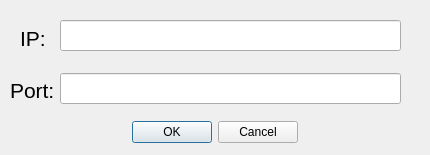
<?xml version="1.0" encoding="UTF-8"?>
<ui version="4.0">
 <class>connectDialog</class>
 <widget class="QDialog" name="connectDialog">
  <property name="geometry">
   <rect>
    <x>0</x>
    <y>0</y>
    <width>430</width>
    <height>155</height>
   </rect>
  </property>
  <property name="windowTitle">
   <string>Dialog</string>
  </property>
  <widget class="QLineEdit" name="ip_addr">
   <property name="geometry">
    <rect>
     <x>60</x>
     <y>20</y>
     <width>341</width>
     <height>31</height>
    </rect>
   </property>
   <property name="font">
    <font>
     <pointsize>16</pointsize>
     <bold>false</bold>
    </font>
   </property>
   <property name="whatsThis">
    <string>IP</string>
   </property>
   <property name="inputMask">
    <string/>
   </property>
   <property name="text">
    <string/>
   </property>
   <property name="clearButtonEnabled">
    <bool>false</bool>
   </property>
  </widget>
  <widget class="QLineEdit" name="port">
   <property name="geometry">
    <rect>
     <x>60</x>
     <y>73</y>
     <width>341</width>
     <height>31</height>
    </rect>
   </property>
   <property name="font">
    <font>
     <pointsize>16</pointsize>
     <bold>false</bold>
     <strikeout>false</strikeout>
     <kerning>false</kerning>
    </font>
   </property>
   <property name="text">
    <string/>
   </property>
   <property name="cursorPosition">
    <number>0</number>
   </property>
  </widget>
  <widget class="QDialogButtonBox" name="buttonBox">
   <property name="geometry">
    <rect>
     <x>132</x>
     <y>120</y>
     <width>166</width>
     <height>24</height>
    </rect>
   </property>
   <property name="standardButtons">
    <set>QDialogButtonBox::StandardButton::Cancel|QDialogButtonBox::StandardButton::Ok</set>
   </property>
   <property name="centerButtons">
    <bool>false</bool>
   </property>
  </widget>
  <widget class="QLabel" name="label">
   <property name="geometry">
    <rect>
     <x>20</x>
     <y>30</y>
     <width>49</width>
     <height>16</height>
    </rect>
   </property>
   <property name="font">
    <font>
     <pointsize>16</pointsize>
    </font>
   </property>
   <property name="text">
    <string>IP:</string>
   </property>
  </widget>
  <widget class="QLabel" name="label_2">
   <property name="geometry">
    <rect>
     <x>10</x>
     <y>80</y>
     <width>51</width>
     <height>21</height>
    </rect>
   </property>
   <property name="font">
    <font>
     <pointsize>16</pointsize>
    </font>
   </property>
   <property name="text">
    <string>Port:</string>
   </property>
  </widget>
 </widget>
 <resources/>
 <connections>
  <connection>
   <sender>buttonBox</sender>
   <signal>accepted()</signal>
   <receiver>connectDialog</receiver>
   <slot>accept()</slot>
   <hints>
    <hint type="sourcelabel">
     <x>214</x>
     <y>131</y>
    </hint>
    <hint type="destinationlabel">
     <x>214</x>
     <y>77</y>
    </hint>
   </hints>
  </connection>
  <connection>
   <sender>buttonBox</sender>
   <signal>rejected()</signal>
   <receiver>connectDialog</receiver>
   <slot>reject()</slot>
   <hints>
    <hint type="sourcelabel">
     <x>214</x>
     <y>131</y>
    </hint>
    <hint type="destinationlabel">
     <x>214</x>
     <y>77</y>
    </hint>
   </hints>
  </connection>
 </connections>
</ui>
